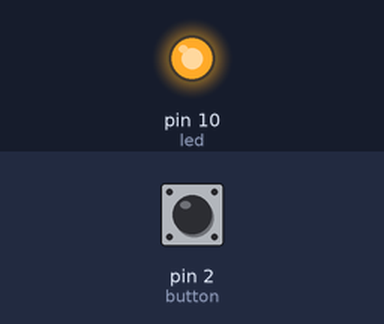
The sketch below on a simulated Arduino Uno, built with avr-gcc and run on an emulated ATmega328P. On the bench: output pins drawn as LEDs (lit = HIGH). The inputs (shaded band) are chosen by the test bench; at power-on: pin 2 (button) HIGH.

Above: at 1.2 s.
1.3 s: pin 2 (button) pulled LOW for 0.15 s
At 2.0 s:
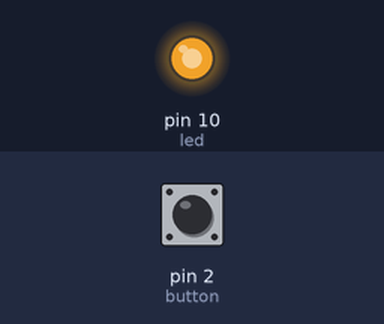
2.9 s: pin 2 (button) pulled LOW for 1 s
At 4.5 s:
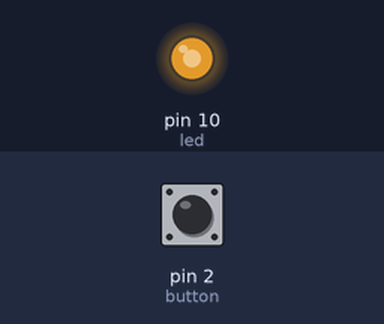
5.4 s: pin 2 (button) pulsed LOW 5 times (0.12 s each, 0.3 s apart)
At 8.1 s:
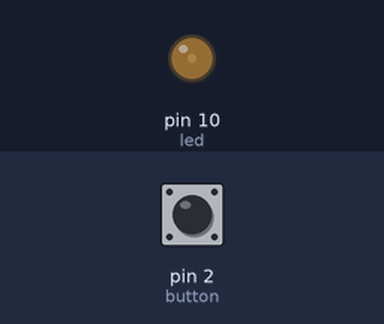
Timing chart, 0 to 9.6 s (numbered marks = the images above; inputs shaded):
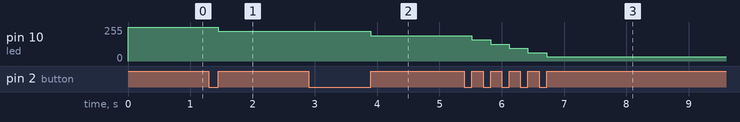

Measured:
- after the input at 1.3 s, pin 10 (led): 255/255 → 223/255 after 0.15 s
- after the input at 2.9 s, pin 10 (led): 223/255 → 191/255 after 1.0 s
- after the input at 5.4 s, pin 10 (led): moves from 191/255 to 31/255 over 1.2 s, starting after 0.12 s

The sketch:

button_input.ino
```cpp
const int button = 2;
const int led = 10;

int val = 255;
const int delta = 32;

void setup() {
  pinMode(button, INPUT_PULLUP);
  pinMode(led, OUTPUT);
}

void loop() {
  analogWrite(led, val);
  if (digitalRead(button));
  delay(20);
  if (digitalRead(button) == LOW) {
    val -= delta;
    if (val < 0)
      val = 255;
  }
  while (!digitalRead(button));
}
```
